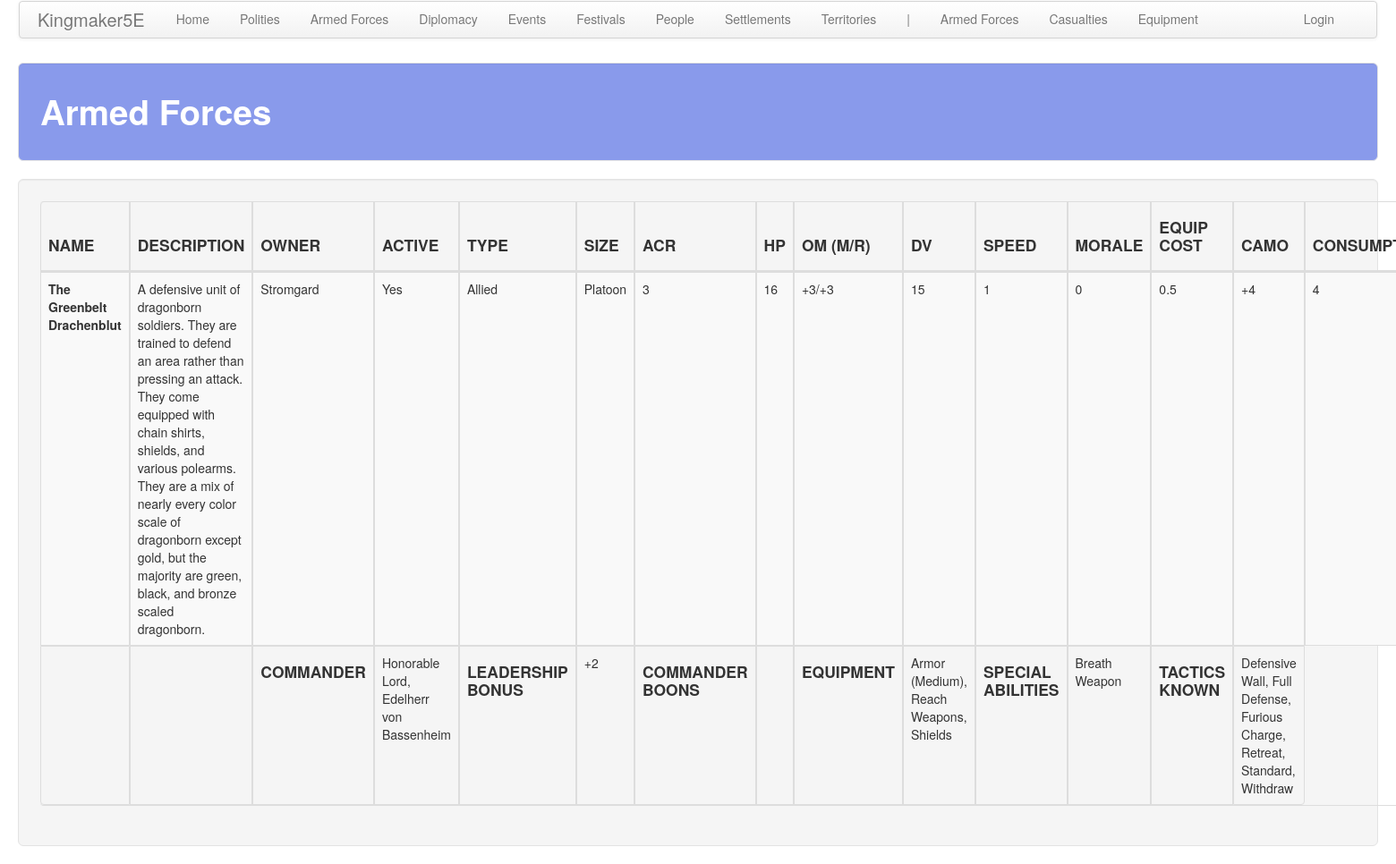
Page /armed_forces/ on the committed database.
### armed_forces/models.py (models this page shows, shortened)
class ArmedForce(models.Model):
    polity = models.ForeignKey(
        'polity.Polity', on_delete=models.CASCADE,
        related_name='armed_force', related_query_name='armed_force'
    )
    active = models.BooleanField(default=True)
    name = models.CharField(max_length=default_max_length)
    desc = models.TextField(blank=True, default='')
    morale = models.IntegerField(default=0)
    speed = models.IntegerField(default=1)
    hit_die = models.IntegerField(default=10)
    type = models.ForeignKey(
        SoldierType, on_delete=models.CASCADE, default=1,
        related_name='armed_force', related_query_name='armed_force',
    )
    size = models.ForeignKey(
        UnitType, on_delete=models.CASCADE, default=1,
        related_name='armed_force', related_query_name='armed_force',
    )
    commander = models.ForeignKey(
        'people.Person', on_delete=models.CASCADE, default=None, null=True, blank=True,
        related_name='armed_force', related_query_name='armed_force',
    )
    equipment = models.ManyToManyField(
        Equipment, related_name='armed_force', related_query_name='armed_force', blank=True,
    )
    special_abilities = models.ManyToManyField(
        SpecialAbility, related_name='armed_force', related_query_name='armed_force', blank=True,
    )
    tactics_known = models.ManyToManyField(
        Tactic, related_name='armed_force', related_query_name='armed_force', blank=True, default=20,
    )
    custom_cr = models.FloatField(null=True, blank=True)
    mount_cr = models.FloatField(null=True, blank=True)

class SoldierType(models.Model):
    name = models.CharField(max_length=default_max_length)
    default_cr = models.FloatField(default=1)
    def __str__(self):
        return self.name

class UnitType(models.Model):
    name = models.CharField(max_length=default_max_length)
    num_soldiers = models.IntegerField(default=1)
    acr_mod = models.IntegerField(default=0)
    equip_cost_mult = models.FloatField(default=1)
    camo_mod = models.IntegerField(default=0)
    def __str__(self):
        return self.name

class SpecialAbility(models.Model):
    name = models.CharField(max_length=default_max_length)
    desc = models.TextField(blank=True)

### polity/models.py (models this page shows, shortened)
class Polity(models.Model):
    name = models.CharField(max_length=default_max_length)
    government = models.ForeignKey(
        Government, on_delete=models.CASCADE,
        related_name='polity', related_query_name='polity')
    alignment_lc = models.ForeignKey(
        AlignmentLC, on_delete=models.CASCADE,
        related_name='polity', related_query_name='polity')
    alignment_ge = models.ForeignKey(
        AlignmentGE, on_delete=models.CASCADE,
        related_name='polity', related_query_name='polity')
    treasury = models.IntegerField(default=0)
    unrest = models.IntegerField(default=0)
    fame = models.IntegerField(default=0)
    infamy = models.IntegerField(default=0)
    desc = models.TextField(default="", blank=True)
    tax_edict = models.ForeignKey(
        'core.TaxEdict', on_delete=models.CASCADE,
        related_name='polity', related_query_name='polity')
    promotion_edict = models.ForeignKey(
        'core.PromotionEdict', on_delete=models.CASCADE,
        related_name='polity', related_query_name='polity')
    holiday_edict = models.ForeignKey(
        'core.HolidayEdict', on_delete=models.CASCADE,
        related_name='polity', related_query_name='polity')
    recruitment_edict = models.ForeignKey(
        'core.RecruitmentEdict', on_delete=models.CASCADE,
        related_name='polity', related_query_name='polity')
    ruler_attribute_1 = models.ForeignKey(
        Attribute, on_delete=models.CASCADE, null=True, blank=True,
        related_name='polity_ruler_1', related_query_name='polity_ruler_1')
    ruler_attribute_2 = models.ForeignKey(
        Attribute, on_delete=models.CASCADE, null=True, blank=True,
        related_name='polity_ruler_2', related_query_name='polity_ruler_2')
    ruler_attribute_3 = models.ForeignKey(
        Attribute, on_delete=models.CASCADE, null=True, blank=True,
        related_name='polity_ruler_3', related_query_name='polity_ruler_3')
    spymaster_attribute = models.ForeignKey(
        Attribute, on_delete=models.CASCADE, null=True, blank=True,
        related_name='polity_spymaster', related_query_name='polity_spymaster')

### people/models.py (models this page shows, shortened)
class Person(models.Model):
    first_name = models.CharField(max_length=default_max_length)
    middle_name = models.CharField(max_length=default_max_length, blank=True)
    last_name = models.CharField(max_length=default_max_length, blank=True)
    gender = models.ForeignKey(
        Gender, on_delete=models.CASCADE, related_name='person', related_query_name='person')
    noble_rank = models.ForeignKey(
        NobleRank, on_delete=models.CASCADE, related_name='person', related_query_name='person',
        blank=True, null=True
    )
    awards = models.ManyToManyField(
        Award, blank=True,
        related_name='person', related_query_name='person',
    )
    hit_dice = models.IntegerField(default=1)
    str = models.IntegerField(default=10)
    dex = models.IntegerField(default=10)
    con = models.IntegerField(default=10)
    int = models.IntegerField(default=10)
    wis = models.IntegerField(default=10)
    cha = models.IntegerField(default=10)
    notes = models.TextField(blank=True)
    polity = models.ForeignKey(
        'polity.Polity', on_delete=models.CASCADE,
        related_name='person', related_query_name='person'
    )
    leadership_role = models.ForeignKey(
        LeadershipRole, on_delete=models.CASCADE, blank=True, null=True,
        related_name='person', related_query_name='person'
    )
    boons = models.ManyToManyField(
        'armed_forces.Boon', blank=True,
        related_name='person', related_query_name='person',
    )

class NobleRank(models.Model):
    rank = models.CharField(max_length=default_max_length)
    male_title = models.CharField(max_length=default_max_length)
    female_title = models.CharField(max_length=default_max_length)
    male_honorific = models.CharField(max_length=default_max_length)
    female_honorific = models.CharField(max_length=default_max_length)
    desc = models.TextField(blank=True)

### armed_forces/views.py (the view)
# urls.py: path('', views.armed_forces, name='armed_forces'),
def armed_forces(request):
    obj_plural_s = a_plural
    obj_plural = a_plural.replace(' ', '_')
    items = a_obj.objects.order_by('polity__name', 'name')
    for armed_force in items:
        get_armed_force_details(armed_force)
    return render(
        request, '%s/%s.html' % (app_name, obj_plural),
        {'title': obj_plural_s.title(), obj_plural: items}
    )

### common/military.py (called while the page is built)
def determine_acr(cr, acr_mod):
    steps = acr_mod
    acr = cr
    while steps != 0:
        if steps > 0 and acr >= 1:
            acr += steps
            break
        elif steps < 0 and ((acr + steps) >= 1):
            acr += steps
            break
        elif steps > 0 and acr < 1:
            steps -= 1
            acr = acr * 2
        elif steps < 0 and ((acr - 1) >= 1):
            steps += 1
            acr -= 1
        elif steps < 0 and acr > 0.125:
            steps += 1
            acr = acr/2
        elif steps == 0:
            break
        else:
            acr = 0
            break
    return acr

def get_equipment_details(equipment):
    reqs = []
    for requirement in equipment.requirements.all():
        reqs.append(requirement.name)
    equipment.requirements_string = ', '.join(reqs)
    equipment.om_melee_mod_string = get_signed_number(equipment.om_melee_mod + equipment.om_mod)['s']
    equipment.om_ranged_mod_string = get_signed_number(equipment.om_ranged_mod + equipment.om_mod)['s']
    equipment.om_mod_string = "%s/%s" % (equipment.om_melee_mod_string, equipment.om_ranged_mod_string)
    equipment.dv_mod_string = get_signed_number(equipment.dv_mod)['s']
    equipment.speed_mod_string = get_signed_number(equipment.speed_mod)['s']
    equipment.morale_mod_string = get_signed_number(equipment.morale_mod)['s']
    return {'equipment': equipment}

### common/utils.py (called while the page is built)
def get_ability_score_mod(score):
    mod = 0
    if score in [12, 13]: mod = 1
    elif score in [14, 15]: mod = 2
    elif score in [16, 17]: mod = 3
    elif score in [18, 19]: mod = 4
    elif score in [20, 21]: mod = 5
    elif score in [8, 9]: mod = -1
    elif score in [6, 7]: mod = -2
    elif score in [4, 5]: mod = -3
    elif score in [2, 3]: mod = -4
    elif score in [1]: mod = -5
    elif score in [22, 23]: mod = 6
    elif score in [24, 25]: mod = 7
    elif score in [26, 27]: mod = 8
    return {'mod': mod}

def get_signed_number(number):
    if number >= 0:
        s = '+%s' % number
    else:
        s = '-%s' % abs(number)
    return {'s': s}

def get_mixed_number_string(num):
    if num == 0:
        s = '0'
    elif num < 1:
        s = '%s/%s' % float(num).as_integer_ratio()
    else:
        s = '%s' % int(num)
    return s

### armed_forces/templates/armed_forces/armed_forces.html (shortened to what this page needs)
<!DOCTYPE html>
{% extends 'armed_forces/base.html' %}
{% load staticfiles %}
{% block table_header %}
    <th class="th_ccell"><h4>NAME</h4></th>
    <th class="th_ccell"><h4>DESCRIPTION</h4></th>
    <th class="th_ccell"><h4>OWNER</h4></th>
    <th class="th_ccell"><h4>ACTIVE</h4></th>
    <th class="th_ccell"><h4>TYPE</h4></th>
    <th class="th_ccell"><h4>SIZE</h4></th>
    <th class="th_ccell"><h4>ACR</h4></th>
    <th class="th_ccell"><h4>HP</h4></th>
    <th class="th_ccell"><h4>OM (M/R)</h4></th>
    <th class="th_ccell"><h4>DV</h4></th>
    <th class="th_ccell"><h4>SPEED</h4></th>
    <th class="th_ccell"><h4>MORALE</h4></th>
    <th class="th_ccell"><h4>EQUIP COST</h4></th>
    <th class="th_ccell"><h4>CAMO</h4></th>
    <th class="th_ccell"><h4>CONSUMPTION</h4></th>
{% endblock %}
{% block table_body %}
    {% for armed_force in armed_forces %}
        <tr>
            <td class="tb_ccell"><b>{{ armed_force.name }}</b></td>
            <td class="tb_ccell">{{ armed_force.desc }}</td>
            <td class="tb_lcell">{{ armed_force.polity.name }}</td>
            <td class="tb_lcell">
                {% if armed_force.active %}
                    Yes
                {% else %}
                    In Reserve
                {% endif %}
            </td>
            <td class="tb_ccell">{{ armed_force.type }}</td>
            <td class="tb_ccell">{{ armed_force.size }}</td>
            <td class="tb_ccell">{{ armed_force.acr_string }}</td>
            <td class="tb_ccell">{{ armed_force.hp }}</td>
            <td class="tb_ccell">{{ armed_force.om_string }}</td>
            <td class="tb_ccell">{{ armed_force.dv }}</td>
            <td class="tb_ccell">{{ armed_force.speed }}</td>
            <td class="tb_ccell">{{ armed_force.morale }}</td>
            <td class="tb_ccell">{{ armed_force.equip_cost_mult }}</td>
            <td class="tb_ccell">
                {% if armed_force.camo_mod == 0 %}
                    N/A
                {% else %}
                    {{ armed_force.camo_mod_string }}
                {% endif %}
            </td>
            <td class="tb_ccell">{{ armed_force.consumption }}</td>
        </tr>
        <tr>
            <td></td>
            <td></td>
            <td><h4>COMMANDER</h4></td>
            <td>
                {% if armed_force.commander %}
                    {% if armed_force.commander.noble_rank is not None %}
                        {% if armed_force.commander.gender.name == "Female" %}
                            {{ armed_force.commander.noble_rank.female_honorific }},
                        {% else %}
                            {{ armed_force.commander.noble_rank.male_honorific }},
                        {% endif %}
                    {% endif %}
                    {% if armed_force.commander.noble_rank is not None %}
                        {% if armed_force.commander.gender.name == "Female" %}
                            {{ armed_force.commander.noble_rank.female_title }}
                        {% else %}
                            {{ armed_force.commander.noble_rank.male_title }}
                        {% endif %}
                    {% endif %}
                    {{ armed_force.commander.last_name }}
                {% else %}
                    None
                {% endif %}
            </td>
            <td><h4>LEADERSHIP BONUS</h4></td>
            <td>{{ armed_force.leadership_bonus_string }}</td>
            <td><h4>COMMANDER BOONS</h4></td>
            <td>{{ armed_force.commander_boons }}</td>
            <td><h4>EQUIPMENT</h4></td>
            <td>{{ armed_force.equipment_string }}</td>
            <td><h4>SPECIAL ABILITIES</h4></td>
            <td>{{ armed_force.special_abilities_string }}</td>
            <td><h4>TACTICS KNOWN</h4></td>
            <td>{{ armed_force.tactics_known_string }}</td>
        </tr>
    {% endfor %}
{% endblock %}

### static/css/custom.css (style rules this page uses)
.th_ccell { text-align: center; padding: 20px 20px 20px 20px; }
.tb_ccell { text-align: center; padding: 20px 20px 20px 20px; }
.tb_lcell { text-align: left; padding: 20px 20px 20px 20px; }

### rows in the picture
ArmedForce: name "The Greenbelt Drachenblut", desc "A defensive unit of dragonborn soldiers. They are trained to defend an area rather than pressing an attack. They come equipped with chain shirts, shields, and various polearms. They are a mix of nearly every color scale of dragonborn except gold, but the majority are green, black, and bronze scaled dragonborn.", polity.name "Stromgard", active "Yes", type "Allied", size "Platoon", acr_string "3", hp "16", om_string "+3/+3", dv "15", speed "1", morale "0", equip_cost_mult "0.5", camo_mod_string "+4", consumption "4", commander.noble_rank.male_honorific "Honorable Lord", commander.noble_rank.male_title "Edelherr", commander.last_name "von Bassenheim", leadership_bonus_string "+2", equipment_string "Armor (Medium), Reach Weapons, Shields", special_abilities_string "Breath Weapon", tactics_known_string "Defensive Wall, Full Defense, Furious Charge, Retreat, Standard, Withdraw"

### other values in the picture
{{ title }} "Armed Forces"
